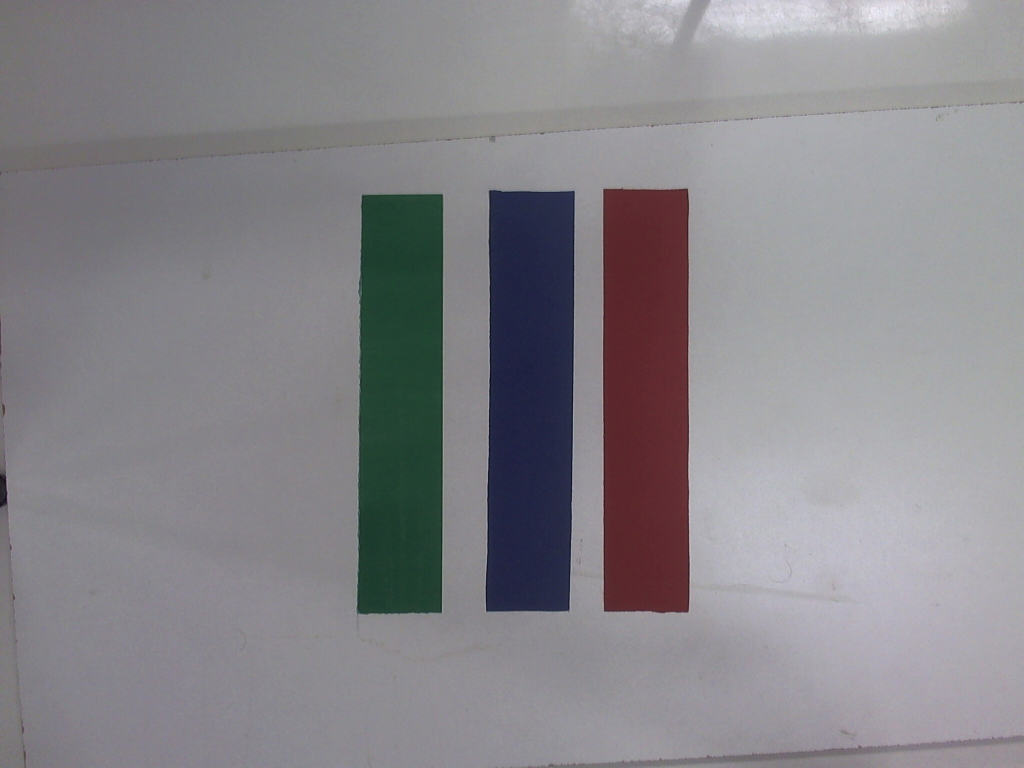
//> input picture Codes/Visão/filesTest/calib3.jpg, 2048 x 1536 px, given in place of video1.mp4, which was not available (shown at 1/2 size)
$ ./hough   (built with g++ and OpenCV 4)
//> lines starting //> are read from the running program, lines starting //| are printed output that depends on the picture; after the words box and inside, x2 and y2 are one past the last pixel; in counts of white or black regions, pixels touching at a corner belong together; pictures that were not available may be replaced by others from this repository, and a replacement may not be noted
#include "opencv2/highgui/highgui.hpp"
#include "opencv2/imgproc/imgproc.hpp"

#include <stdarg.h>
#include <iostream>

using namespace cv;
using namespace std;

int lowThreshold = 40;
int const max_lowThreshold = 100;
int i = 2;
int rho = 1.5;
int threshold2 = 50;
int minLineLength = 800;
int maxLineGap = 60;
int kernel_size = 2;
int threshold_bin = 15;
int threshold_bin2 = 125;

int morph_elem = 0;
int morph_size = 0;
int morph_operator = 0;
int const max_operator = 4;
int const max_elem = 2;
int const max_kernel_size = 21;


void ShowManyImages(string title, int nArgs, ...) ;

int main(int argc, char** argv)
{
  int operation;
  const char* filename = argc >= 2 ? argv[1] : "filesTest/video1.mp4";

  VideoCapture cap(filename);
  if(!cap.isOpened()){
    cout << "Error opening video stream or file" << endl;
    return -1;
  }
  Mat src, original;
  cap >> original;
//> original is the input picture: 1536 rows x 2048 cols, CV_8UC3; mean B, G, R 137.8, 133.1, 135.2
  // [8 lines of commented-out code are left out]
  Mat dst, cdst, blur;

  namedWindow("Trackbar", CV_WINDOW_AUTOSIZE );
  createTrackbar( "Th_Canny:", "Trackbar", &lowThreshold, max_lowThreshold);
  createTrackbar( "Blur:", "Trackbar", &i, 20);
  //createTrackbar( "Rho_Hough:", "Trackbar", &rho, 100);
  createTrackbar( "Th_Hough:", "Trackbar", &threshold2, 100);
  createTrackbar( "MinLineLength_Hough:", "Trackbar", &minLineLength, 10*original.cols);
  createTrackbar( "MaxLineGap_Hough:", "Trackbar", &maxLineGap, 10*original.cols);
  createTrackbar( "Th_Bin_Sobel:", "Trackbar", &threshold_bin, 255);
  createTrackbar( "Th_Bin_Laplacian:", "Trackbar", &threshold_bin2, 255);
  createTrackbar( "Kernel_Laplacian:", "Trackbar", &kernel_size, 20);

  createTrackbar("Operator:\n 0: Opening - 1: Closing \n 2: Gradient - 3: Top Hat \n 4: Black Hat", "Trackbar", &morph_operator, max_operator);
  createTrackbar( "Element:\n 0: Rect - 1: Cross - 2: Ellipse", "Trackbar", &morph_elem, max_elem);
  createTrackbar( "Kernel size:\n 2n +1", "Trackbar", &morph_size, max_kernel_size);

  Mat element;
  while (1){
    element = getStructuringElement( morph_elem, Size( 2*morph_size + 1, 2*morph_size+1 ), Point( morph_size, morph_size ) );
    operation = morph_operator + 2;
    //printf ("0\n");
    cap >> original;
    if (original.empty()){
      printf ("aqui\n");
      cap.set(CAP_PROP_POS_AVI_RATIO , 0);
      cap >> original;
      //printf("Fim Arquivo\n", );
      //break;
    }
    // [22 lines of commented-out code are left out]
    cvtColor(original, src, CV_BGR2GRAY);
    resize(src, src, cv::Size(), 0.6, 0.6, INTER_LINEAR);
//> src: 922 rows x 1229 cols, CV_8UC1
    GaussianBlur( src, blur, Size( i*2+1, i*2+1 ), 0, 0 );
    //imshow("Blur", blur);


    //printf ("1\n");
    Mat grad_x, grad_y;
    Mat abs_grad_x, abs_grad_y, grad;
    Mat src_gray;
    int scale = 1, delta = 0, ddepth = CV_16S;
    Sobel( blur, grad_x, ddepth, 1, 0, 3, scale, delta, BORDER_DEFAULT );
    Sobel( blur, grad_y, ddepth, 0, 1, 3, scale, delta, BORDER_DEFAULT );
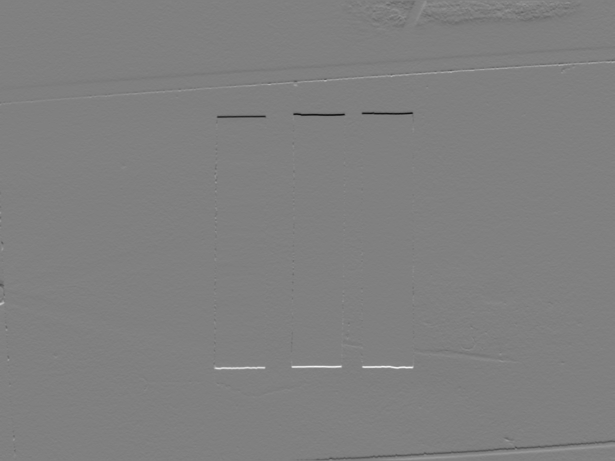
//> grad_y: 922 rows x 1229 cols, CV_16SC1 (shown at 1/2 size); min -246, max 243, mean -0.2; drawn with min black and max white
    convertScaleAbs( grad_x, abs_grad_x );
    convertScaleAbs( grad_y, abs_grad_y );
    addWeighted( abs_grad_x, 0.5, abs_grad_y, 0.5, 0, grad );
    threshold(grad, grad, threshold_bin, 255, 0);
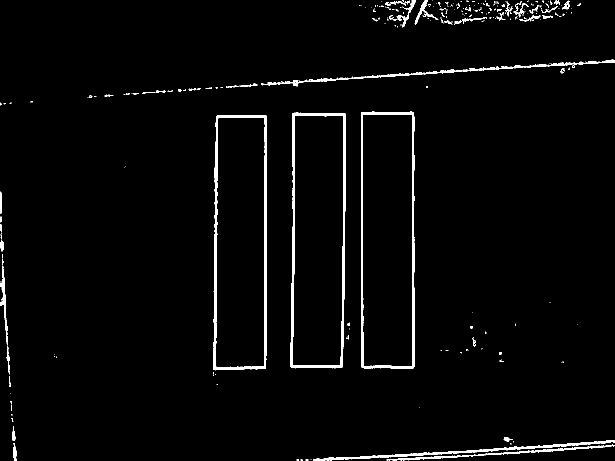
//> grad: 922 rows x 1229 cols, CV_8UC1 (shown at 1/2 size); 2.5% white; 331 white regions (268 under 20 px), largest, box (x1, y1, x2, y2) and area: (426, 230, 534, 740) 5612, (581, 225, 692, 737) 5422, (722, 223, 830, 738) 5413

    //erode( grad, grad, element );
    morphologyEx(grad, grad, operation, element);
    //imshow("Sobel", grad);

    Mat lap, lap_hough;
    Laplacian( blur, lap, CV_16S, (kernel_size*2+1), 1, 0, BORDER_DEFAULT );
    convertScaleAbs (lap, lap);
//> lap: 922 rows x 1229 cols, CV_8UC1
    threshold(lap, lap, threshold_bin2, 255, 0);
//> lap: 922 rows x 1229 cols, CV_8UC1; 3% white; 825 white regions (769 under 20 px), largest, box (x1, y1, x2, y2) and area: (720, 223, 831, 739) 7615, (579, 224, 693, 738) 7565, (425, 229, 535, 740) 7503
    //erode(lap, lap, element);
    morphologyEx(lap, lap, operation, element);
    //imshow ("Laplacian", lap);

    Canny(blur, dst, lowThreshold, lowThreshold*3, 3);
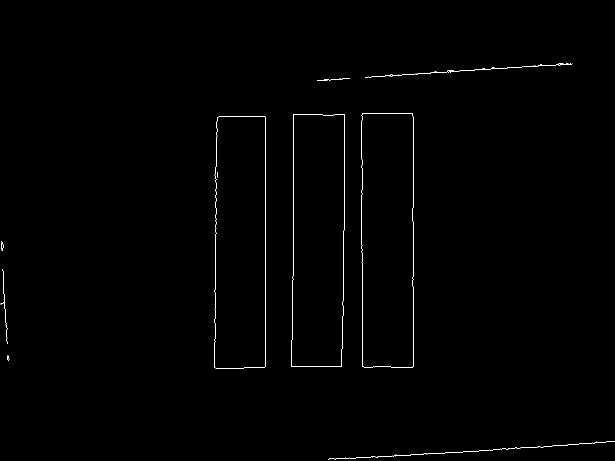
//> dst: 922 rows x 1229 cols, CV_8UC1 (shown at 1/2 size); 0.45% white in thin lines or dots, all inside (x1, y1, x2, y2) = (0, 126, 1229, 920)
    //imshow("Canny", dst);

    //Hough para Canny
    cvtColor(dst, cdst, CV_GRAY2BGR);
    vector<Vec4i> lines3;
    HoughLinesP(dst, lines3, 1, CV_PI/180, threshold2, double (minLineLength/10), double (maxLineGap/10));
//> lines3 = 15 lines (x1, y1, x2, y2), first 8: [826, 415, 826, 233], [531, 601, 531, 234], [724, 731, 724, 498], [730, 154, 884, 144], [723, 504, 723, 380], [587, 490, 587, 307], [1091, 892, 1217, 883], [685, 610, 687, 489]
    for( size_t i = 0; i < lines3.size(); i++ )
    {
      Vec4i l = lines3[i];
      line( cdst, Point(l[0], l[1]), Point(l[2], l[3]), Scalar(0,0,255), 1, CV_AA);
    }
//> this loop made 15 passes
//> l on passes 1 to 12: [826, 415, 826, 233], [531, 601, 531, 234], [724, 731, 724, 498], [730, 154, 884, 144], [723, 504, 723, 380], [587, 490, 587, 307], [1091, 892, 1217, 883], [685, 610, 687, 489], [1007, 136, 1092, 131], [669, 918, 838, 909], [430, 637, 430, 536], [688, 460, 688, 346]
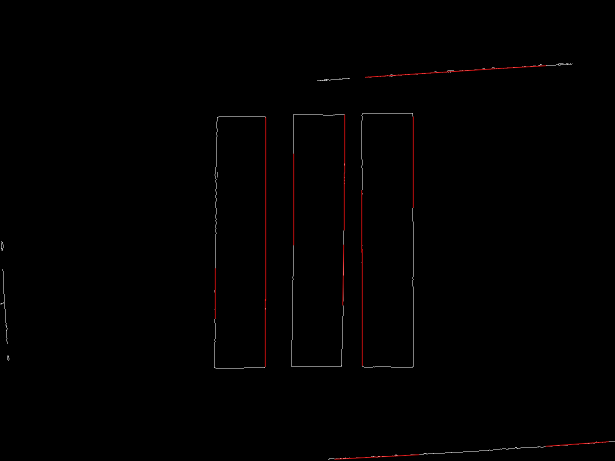
//> cdst: 922 rows x 1229 cols, CV_8UC3 (shown at 1/2 size); mean B, G, R 0.7, 0.7, 1.4

    //Hough para Sobel
    Mat cdst2;
    cvtColor(grad, cdst2, CV_GRAY2BGR);
    vector<Vec4i> lines2;
    HoughLinesP(grad, lines2, 1, CV_PI/180, threshold2, double (minLineLength/10), double (maxLineGap/10));
//> lines2 = 69 lines (x1, y1, x2, y2), first 8: [522, 169, 1091, 130], [827, 735, 827, 225], [725, 735, 725, 224], [682, 735, 691, 228], [530, 737, 530, 230], [430, 749, 430, 318], [826, 736, 826, 224], [750, 915, 1228, 882]
    for( size_t i = 0; i < lines2.size(); i++ )
    {
      Vec4i l2 = lines2[i];
      line(cdst2, Point(l2[0], l2[1]), Point(l2[2], l2[3]), Scalar(0,255,0), 1, CV_AA);
    }
//> this loop made 69 passes
//> l2 on passes 1 to 12: [522, 169, 1091, 130], [827, 735, 827, 225], [725, 735, 725, 224], [682, 735, 691, 228], [530, 737, 530, 230], [430, 749, 430, 318], [826, 736, 826, 224], [750, 915, 1228, 882], [531, 736, 531, 230], [585, 333, 585, 226], [724, 735, 724, 224], [684, 734, 690, 342]
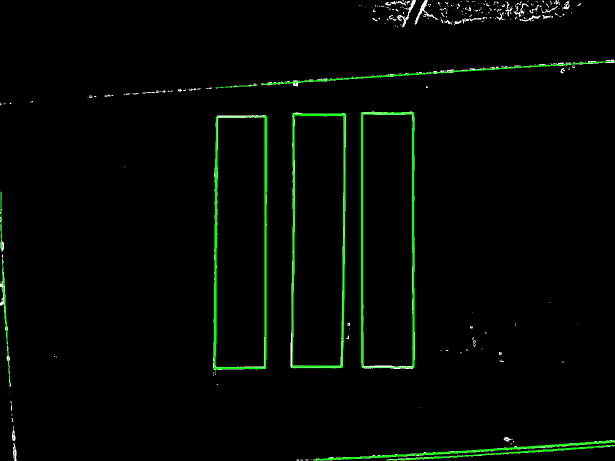
//> cdst2: 922 rows x 1229 cols, CV_8UC3 (shown at 1/2 size); mean B, G, R 2.4, 6.8, 2.4

    //Hough para Laplacian
    cvtColor(lap, lap_hough, CV_GRAY2BGR);
    vector<Vec4i> linhas;
    HoughLinesP(lap, linhas, 1, CV_PI/180, threshold2, double (minLineLength/10), double (maxLineGap/10));
//> linhas = 87 lines (x1, y1, x2, y2), first 8: [453, 173, 1088, 128], [825, 737, 825, 224], [726, 736, 726, 223], [532, 736, 532, 230], [426, 738, 435, 231], [731, 915, 1124, 888], [721, 725, 721, 225], [585, 736, 585, 580]
    for( size_t i = 0; i < linhas.size(); i++ )
    {
      Vec4i l = linhas[i];
      line(lap_hough, Point(l[0], l[1]), Point(l[2], l[3]), Scalar(255,0,0), 1, CV_AA);
    }
//> this loop made 87 passes
//> l on passes 1 to 12: [453, 173, 1088, 128], [825, 737, 825, 224], [726, 736, 726, 223], [532, 736, 532, 230], [426, 738, 435, 231], [731, 915, 1124, 888], [721, 725, 721, 225], [585, 736, 585, 580], [683, 714, 687, 514], [722, 735, 722, 224], [526, 170, 1054, 134], [824, 737, 824, 223]
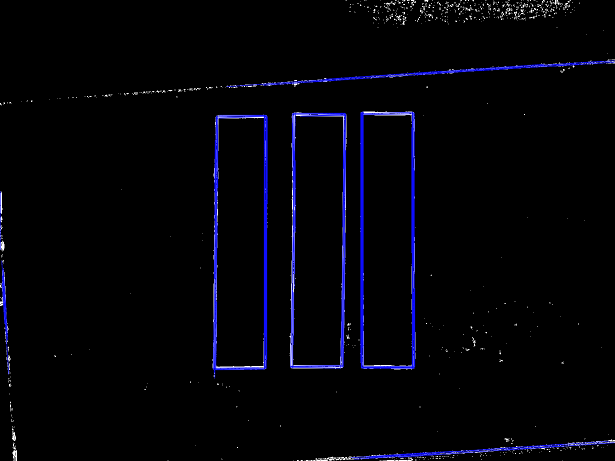
//> lap_hough: 922 rows x 1229 cols, CV_8UC3 (shown at 1/2 size); mean B, G, R 8.2, 2.8, 2.8

    cvtColor(src, src, CV_GRAY2BGR);
//> src: 922 rows x 1229 cols, CV_8UC3
    cvtColor(blur, blur, CV_GRAY2BGR);
//> blur: 922 rows x 1229 cols, CV_8UC3
    cvtColor(lap, lap, CV_GRAY2BGR);
    cvtColor(grad, grad, CV_GRAY2BGR);
    cvtColor(dst, dst, CV_GRAY2BGR);
    ShowManyImages ("Resultados", 9, original, src, blur, grad, lap, dst, cdst2, lap_hough, cdst);
//> in ShowManyImages, `imshow( title, DispImage);`:
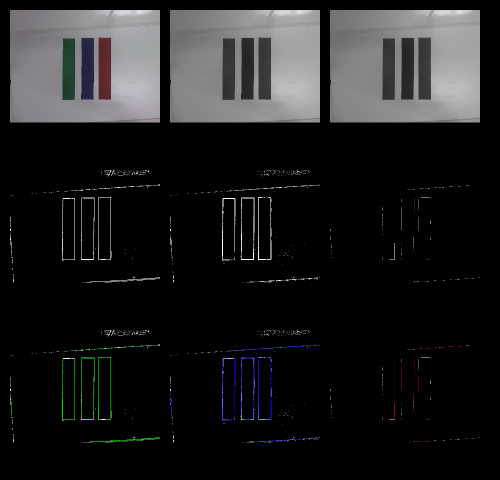
//> window 'Resultados': 960 rows x 1000 cols, CV_8UC3 (shown at 1/2 size); mean B, G, R 30.4, 30, 29.9
//printf ("4\n");
    if (waitKey(10)>0){
//> the Esc key is pressed
        break;
    }
  }
  return 0;
}


void ShowManyImages(string title, int nArgs, ...) {
  int size;
  int i;
  int m, n;
  int x, y;

  // w - Maximum number of images in a row
  // h - Maximum number of images in a column
  int w, h;

  // scale - How much we have to resize the image
  float scale;
  int max;

  // If the number of arguments is lesser than 0 or greater than 12
  // return without displaying
  if(nArgs <= 0) {
      printf("Number of arguments too small....\n");
      return;
  }
  else if(nArgs > 14) {
      printf("Number of arguments too large, can only handle maximally 12 images at a time ...\n");
      return;
  }
  // Determine the size of the image,
  // and the number of rows/cols
  // from number of arguments
  else if (nArgs == 1) {
      w = h = 1;
      size = 300;
  }
  else if (nArgs == 2) {
      w = 2; h = 1;
      size = 300;
  }
  else if (nArgs == 3 || nArgs == 4) {
      w = 2; h = 2;
      size = 300;
  }
  else if (nArgs == 5 || nArgs == 6) {
      w = 3; h = 2;
      size = 200;
  }
  else if (nArgs == 7 || nArgs == 8) {
      w = 4; h = 2;
      size = 200;
  }
  else if (nArgs == 9) {
      w = 3; h = 3;
      size = 300;
  }
  else {
      w = 4; h = 3;
      size = 150;
  }

  // Create a new 3 channel image
  Mat DispImage = Mat::zeros(Size(100 + size*w, 60 + size*h), CV_8UC3);

  // Used to get the arguments passed
  va_list args;
  va_start(args, nArgs);

  // Loop for nArgs number of arguments
  for (i = 0, m = 20, n = 20; i < nArgs; i++, m += (20 + size)) {
      // Get the Pointer to the IplImage
      Mat img = va_arg(args, Mat);

      // Check whether it is NULL or not
      // If it is NULL, release the image, and return
      if(img.empty()) {
          printf("Invalid arguments");
          return;
      }

      // Find the width and height of the image
      x = img.cols;
      y = img.rows;

      // Find whether height or width is greater in order to resize the image
      max = (x > y)? x: y;

      // Find the scaling factor to resize the image
      scale = (float) ( (float) max / size );

      // Used to Align the images
      if( i % w == 0 && m!= 20) {
          m = 20;
          n+= 20 + size;
      }

      // Set the image ROI to display the current image
      // Resize the input image and copy the it to the Single Big Image
      Rect ROI(m, n, (int)( x/scale ), (int)( y/scale ));
      Mat temp; resize(img,temp, Size(ROI.width, ROI.height));
      temp.copyTo(DispImage(ROI));
    }
    // Create a new window, and show the Single Big Image
  namedWindow( title, 1 );
  imshow( title, DispImage);
  //waitKey();

  // End the number of arguments
  va_end(args);
}

$ run again, on Codes/Visão/filesTest/calib4.jpg
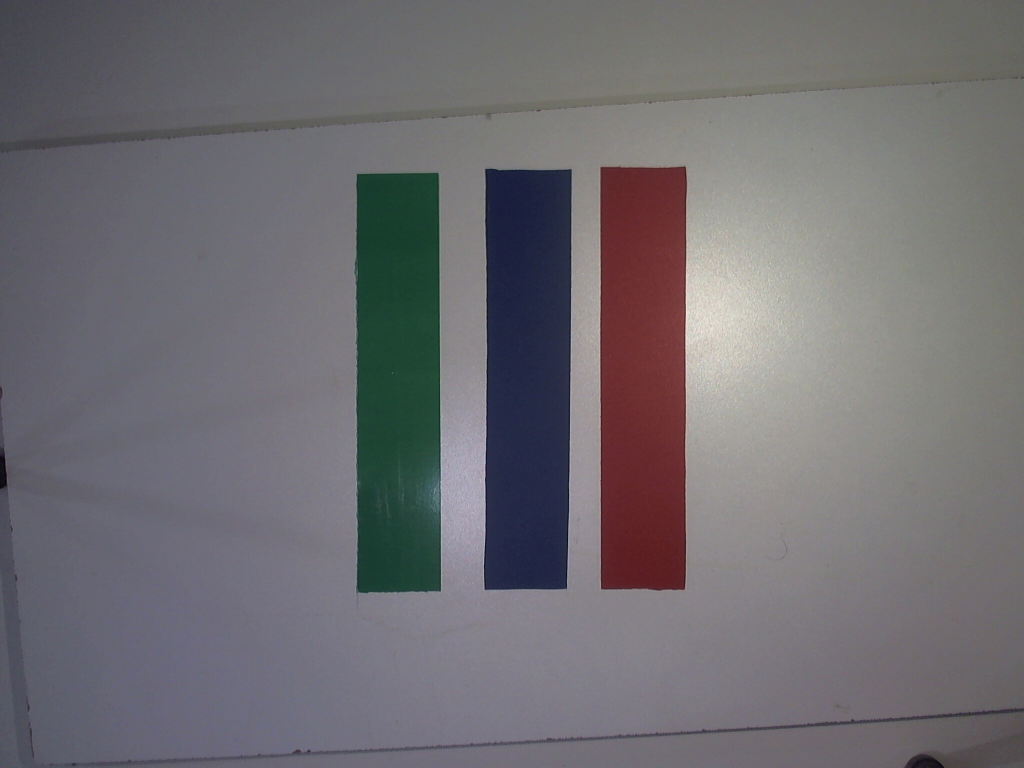
//> input picture Codes/Visão/filesTest/calib4.jpg, 2048 x 1536 px, given in place of video1.mp4, which was not available (shown at 1/2 size)
//> original is the input picture: 1536 rows x 2048 cols, CV_8UC3; mean B, G, R 113.2, 108.8, 111.3
//> dst: 922 rows x 1229 cols, CV_8UC1; 0.48% white in thin lines or dots, all inside (x1, y1, x2, y2) = (0, 110, 1229, 922)
//> lines3 = 19 lines (x1, y1, x2, y2), first 8: [720, 669, 720, 202], [562, 892, 655, 887], [428, 623, 428, 496], [822, 638, 822, 330], [1124, 857, 1208, 851], [859, 117, 951, 111], [736, 882, 835, 877], [528, 590, 528, 441]
//> the loop `for( size_t i = 0; i < lines3.size(); i++ )` made 19 passes
//> lines2 = 79 lines (x1, y1, x2, y2), first 8: [219, 163, 1197, 94], [68, 917, 979, 869], [884, 876, 1117, 864], [1108, 861, 1228, 855], [113, 920, 908, 878], [77, 917, 886, 875], [719, 706, 719, 199], [427, 714, 427, 207]
//> the loop `for( size_t i = 0; i < lines2.size(); i++ )` made 79 passes
//> after the loop `for( size_t i = 0; i < lines2.size(); i++ )`:
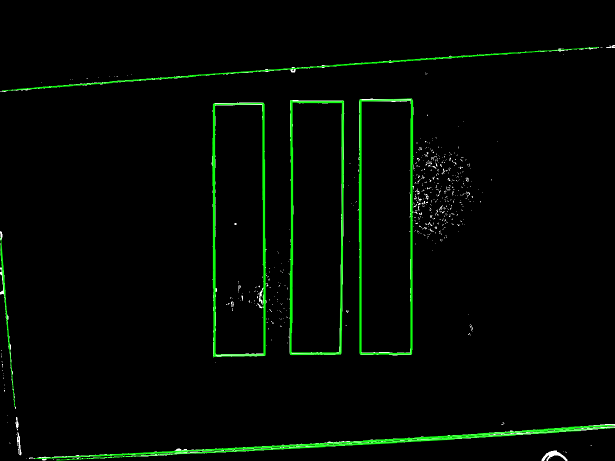
//> cdst2: 922 rows x 1229 cols, CV_8UC3 (shown at 1/2 size); mean B, G, R 2.2, 7.7, 2.2
//> linhas = 112 lines (x1, y1, x2, y2), first 8: [816, 878, 1082, 864], [978, 868, 1152, 859], [115, 917, 867, 878], [1020, 869, 1169, 861], [679, 709, 688, 202], [526, 712, 526, 217], [780, 877, 1007, 865], [635, 134, 1025, 107]
//> the loop `for( size_t i = 0; i < linhas.size(); i++ )` made 112 passes
//> in ShowManyImages, `imshow( title, DispImage);`:
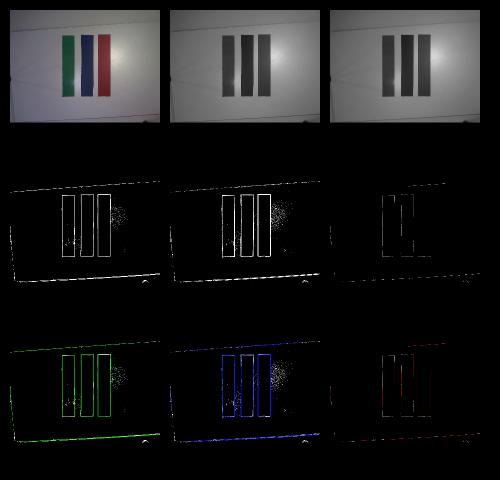
//> window 'Resultados': 960 rows x 1000 cols, CV_8UC3 (shown at 1/2 size); mean B, G, R 25.6, 25.2, 25
